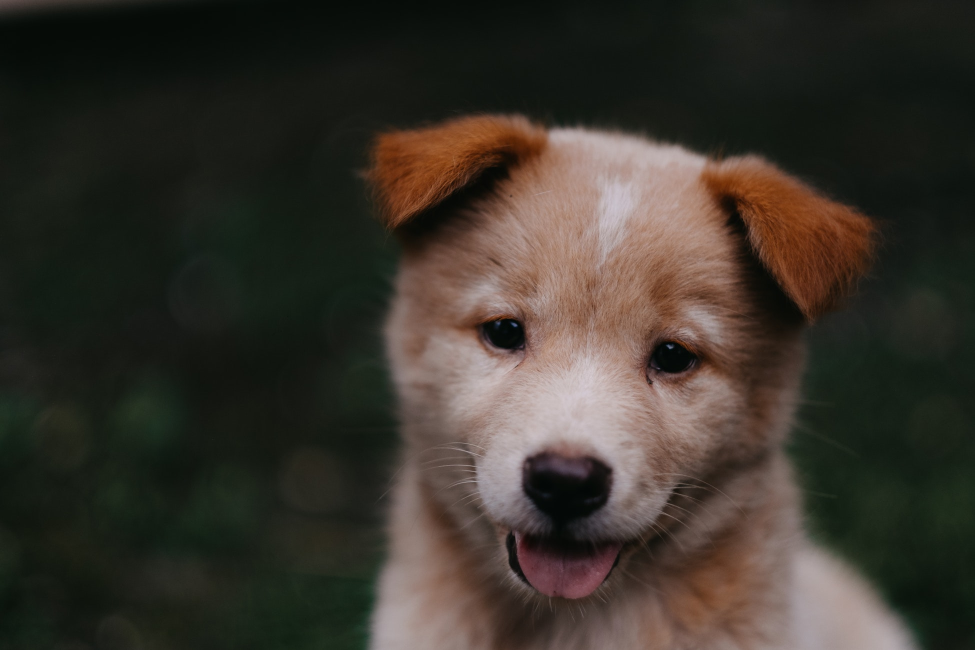
#> input picture opencv-deep-learning-course/data/00-puppy.jpg, 1950 x 1300 px (shown at 1/2 size)
$ jupyter execute image_basics_opencv.ipynb   (shell and % lines are left out)
#> lines starting #> are read from the running program, lines starting #| are printed output that depends on the picture; after the words box and inside, x2 and y2 are one past the last pixel; in counts of white or black regions, pixels touching at a corner belong together
# Section 3: Image Basics with OpenCV

Topics covered:
- Introduction to Images and OpenCV Basics
- Opening Image files in a notebook
- Opening Image files with OpenCV
- Drawing on Images - Part One - Basic Shapes
- Drawing on Images Part Two - Text and Polygons
- Direct Drawing on Images with a mouse - Part One
- Direct Drawing on Images with a mouse - Part Two
- Direct Drawing on Images with a mouse - Part Three
- Image Basics Assessment
- Image Basics Assessment Solutions

[cell 1]
import cv2 as cv
import numpy as np
import matplotlib.pyplot as plt

[cell 2]
img = cv.imread("../data/00-puppy.jpg")
#> img is the input picture: shape (1300, 1950, 3); mean B, G, R 43.8, 51.8, 57.3
type(img)

[cell 3]
img.shape
#> Out = (1300, 1950, 3)

[cell 4]
plt.imshow(img)

[cell 5]
# MATPLOTLIB --> RGB
# OPENCV ---> BGR
fixed_img = cv.cvtColor(img, cv.COLOR_BGR2RGB)
type(fixed_img)

[cell 6]
plt.imshow(fixed_img)

[cell 7]
img_gray = cv.imread('../data/00-puppy.jpg', cv.IMREAD_GRAYSCALE)
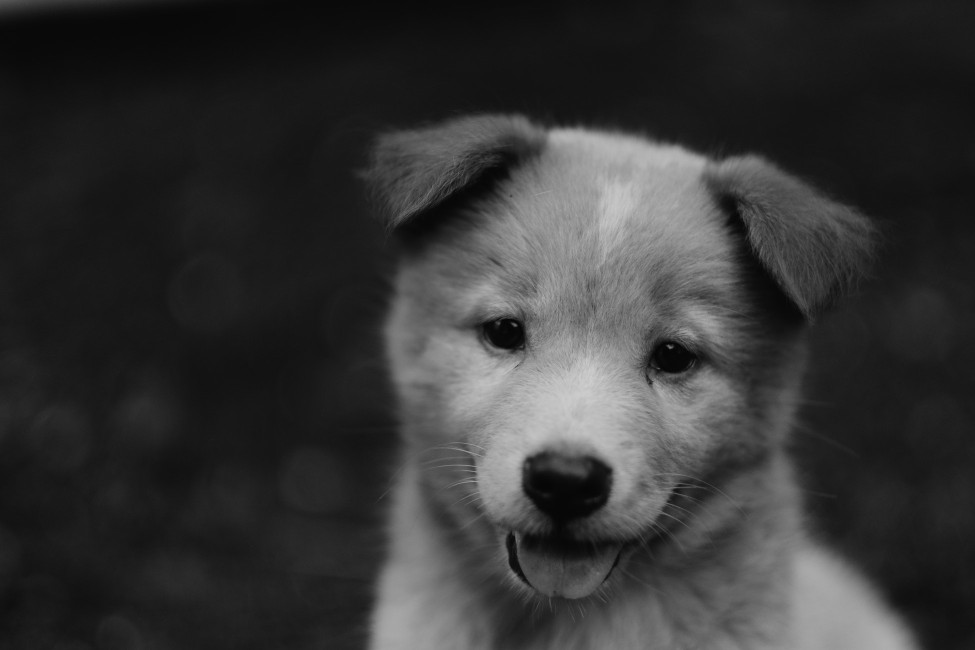
#> img_gray: shape (1300, 1950) (shown at 1/2 size); min 1, max 209, mean 52.6
plt.imshow(img_gray, cmap='gray')

[cell 8]
# Resizing Images
plt.imshow(fixed_img, cmap='gray')

[cell 9]
fixed_img.shape
#> Out = (1300, 1950, 3)

[cell 10]
new_img = cv.resize(fixed_img, (500,500))
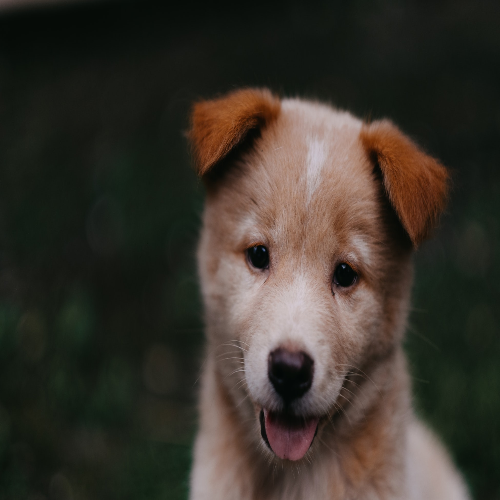
#> new_img: shape (500, 500, 3); mean R, G, B 57.2, 51.8, 43.7
plt.imshow(new_img)

[cell 11]
w_ratio = 0.25
h_ratio = 0.25
new_img = cv.resize(fixed_img, (0,0), fixed_img, w_ratio, h_ratio)
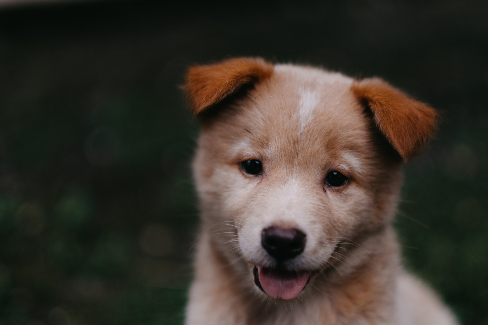
#> new_img: shape (325, 488, 3); mean R, G, B 57.3, 51.9, 43.9
plt.imshow(new_img)

[cell 12]
flipped_img = cv.flip(new_img, 1)
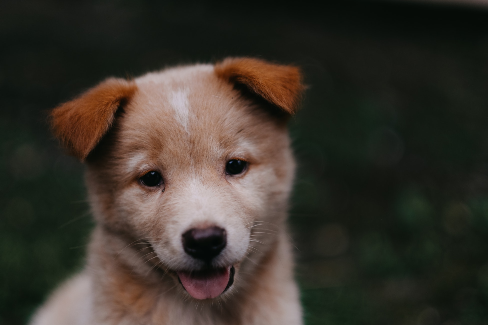
#> flipped_img: shape (325, 488, 3); mean R, G, B 57.3, 51.9, 43.9
plt.imshow(flipped_img)

[cell 13]
type(fixed_img)

[cell 14]
fixed_img = cv.cvtColor(fixed_img, cv.COLOR_BGR2RGB)
resized_img = cv.resize(fixed_img, (0,0), fixed_img, 0.5, 0.5)
cv.imwrite('../test/data/test_img_00.jpg', resized_img)
#> Out = True

[cell 15]
fig = plt.figure(figsize=(5,5))
ax = fig.add_subplot(111)
ax.imshow(cv.cvtColor(fixed_img, cv.COLOR_BGR2RGB))

[cell 16]
blank_img = np.zeros(shape=(512,512,3), dtype=np.int16)
blank_img.shape

[cell 17]
plt.imshow(blank_img)

[cell 18]
cv.rectangle(blank_img, pt1=(100,100), pt2=(400,400), color=(255,0,0), thickness=2)
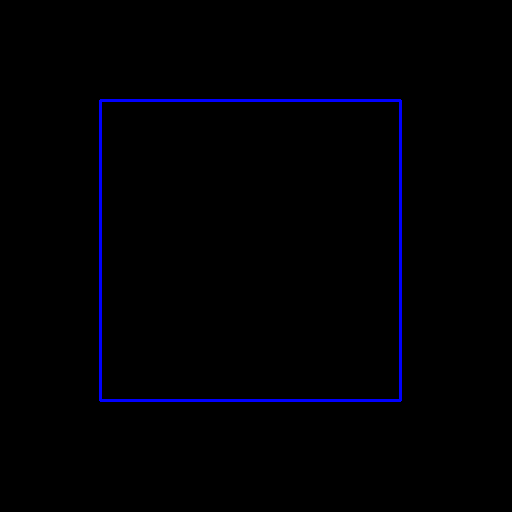
#> blank_img: shape (512, 512, 3) int16; mean of channels 0, 1, 2 3.5, 0, 0; drawn as B, G, R
plt.imshow(blank_img)

[cell 19]
cv.circle(blank_img, center=(250,250), radius=50, color=(0,255,0), thickness=2)
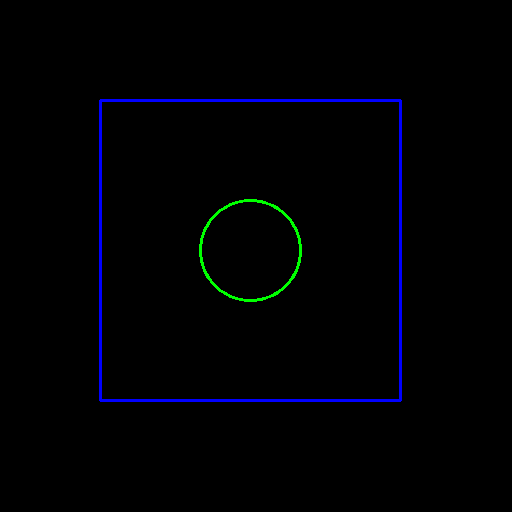
#> blank_img: shape (512, 512, 3) int16; 0.35% of pixels changed, all inside (x1, y1, x2, y2) = (199, 199, 302, 302); drawn as B, G, R
plt.imshow(blank_img)
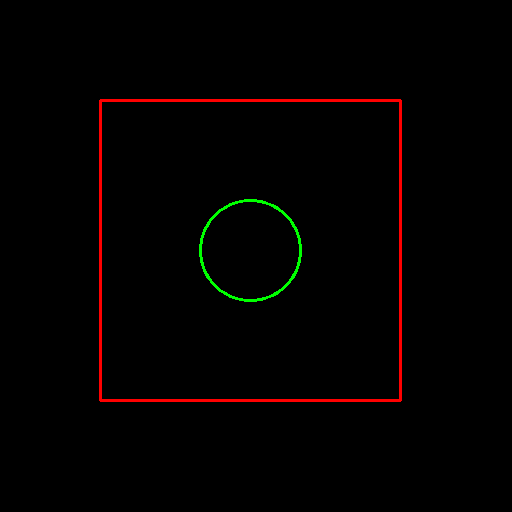
#> shown: shape (512, 512, 3); mean R, G, B 3.5, 0.9, 0

[cell 20]
cv.imwrite('../test/data/test_img_01.jpg', blank_img)
#> Out = True

[cell 21]
font = cv.FONT_HERSHEY_COMPLEX
cv.putText(blank_img, text="ENDR", org=(100,100), fontFace=font, fontScale=3, color=(255,255,255), thickness=2, lineType=cv.LINE_AA)
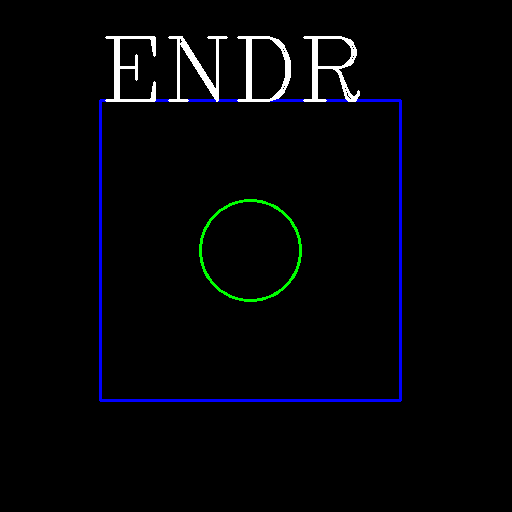
#> blank_img: shape (512, 512, 3) int16; 1.48% of pixels changed, all inside (x1, y1, x2, y2) = (105, 36, 360, 102); drawn as B, G, R
plt.imshow(blank_img)
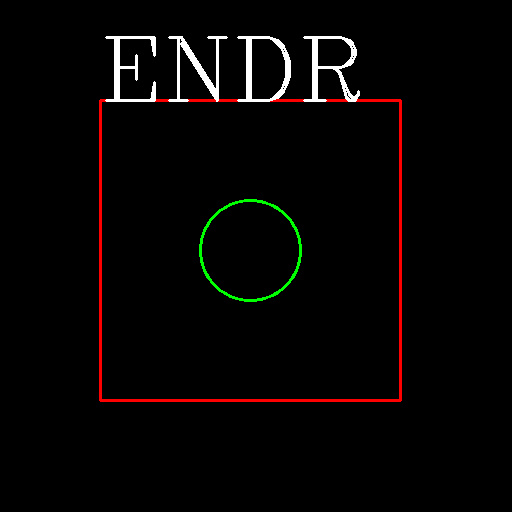
#> shown: shape (512, 512, 3); mean R, G, B 6.9, 4.7, 3.8

[cell 22]
blank_img = np.zeros(shape=(512,512,3), dtype=np.int32)
plt.imshow(blank_img)

[cell 23]
vertices = np.array([[0,100],[300,200],[300,300], [0,100]], dtype=np.int32)
vertices

[cell 24]
pts = vertices.reshape((-1,1,2))

[cell 25]
vertices.shape

[cell 26]
pts.shape

[cell 27]
cv.polylines(blank_img, [pts], isClosed=True, color=(150,200,100), thickness=3)
plt.imshow(blank_img)
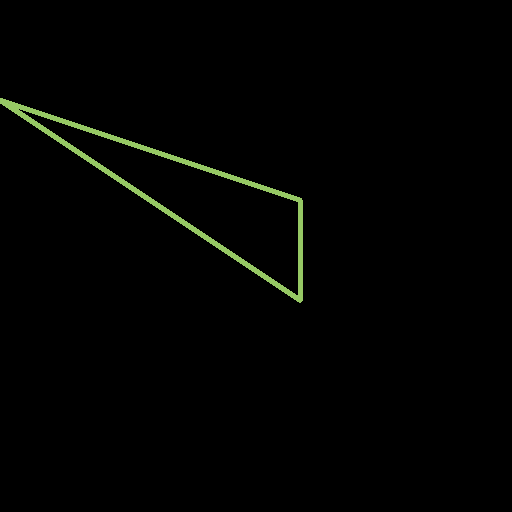
#> shown: shape (512, 512, 3); mean R, G, B 2.3, 3, 1.5

$ run again, with opencv-deep-learning-course/data/Denis_Mukwege.jpg copied over opencv-deep-learning-course/data/00-puppy.jpg
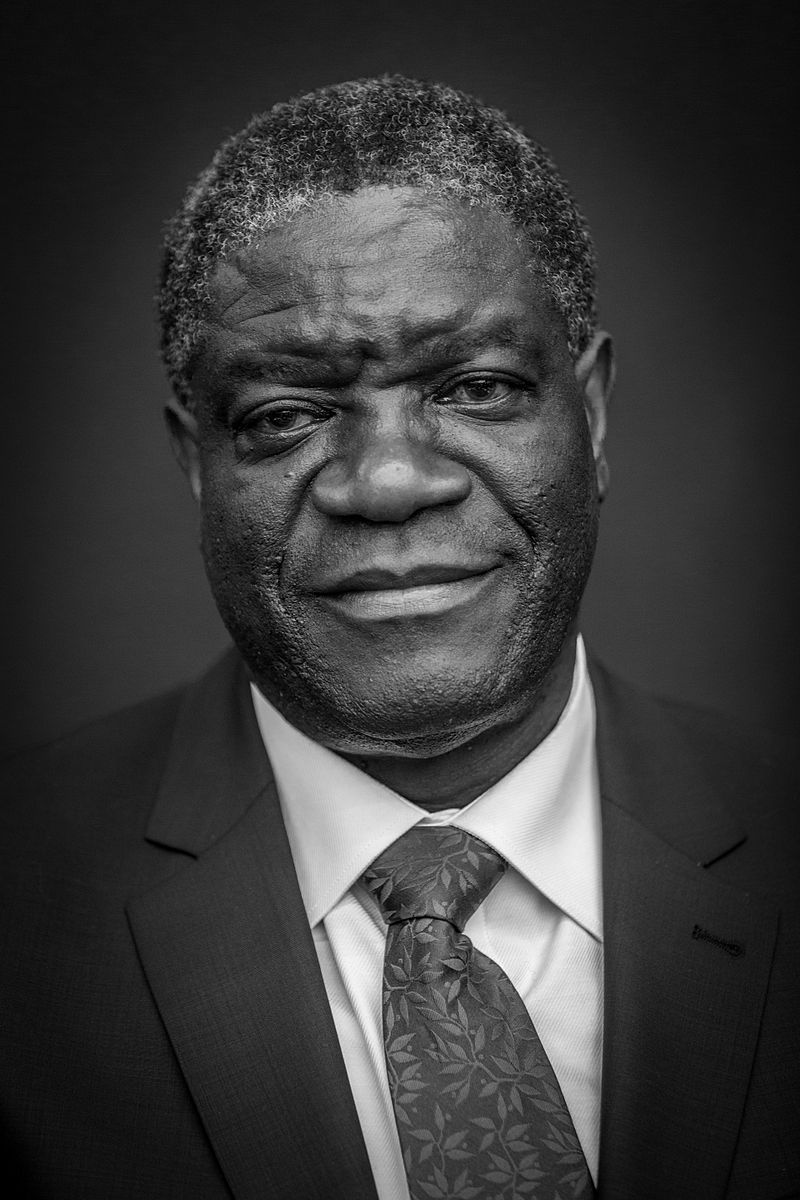
#> input picture opencv-deep-learning-course/data/Denis_Mukwege.jpg, 800 x 1200 px
#> img is the input picture: shape (1200, 800, 3); min 0, max 255, mean 58.8
#> `new_img = cv.resize(fixed_img, (500,500))`:
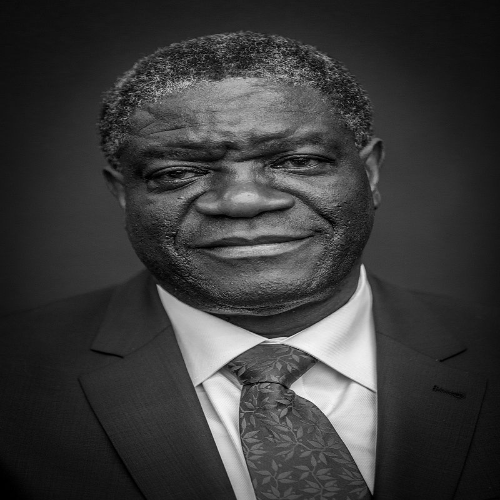
#> new_img: shape (500, 500, 3); min 0, max 247, mean 58.7
#> `flipped_img = cv.flip(new_img, 1)`:
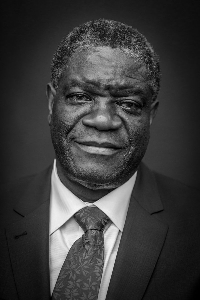
#> flipped_img: shape (300, 200, 3); min 0, max 245, mean 59
#> `cv.imwrite('../test/data/test_img_00.jpg', resized_img)`: Out = True

$ run again, with opencv-deep-learning-course/data/Nadia_Murad.jpg copied over opencv-deep-learning-course/data/00-puppy.jpg
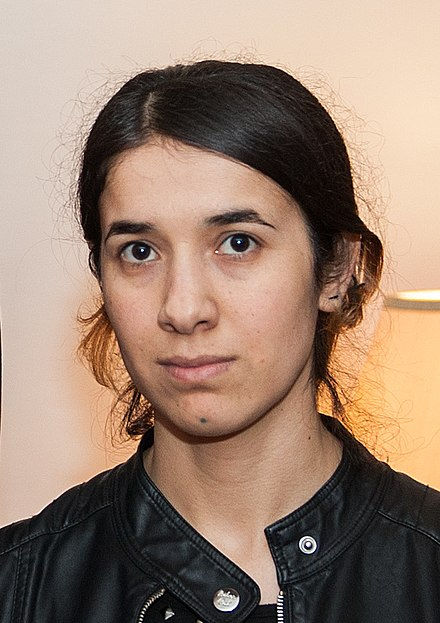
#> input picture opencv-deep-learning-course/data/Nadia_Murad.jpg, 440 x 623 px
#> img is the input picture: shape (623, 440, 3); mean B, G, R 112.7, 129.2, 153.8
#> `resized_img = cv.resize(fixed_img, (0,0), fixed_img, 0.5, 0.5)`:
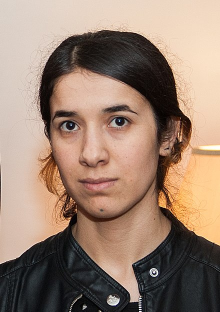
#> resized_img: shape (312, 220, 3); mean B, G, R 112.7, 129.2, 153.7
#> `cv.imwrite('../test/data/test_img_00.jpg', resized_img)`: Out = True
